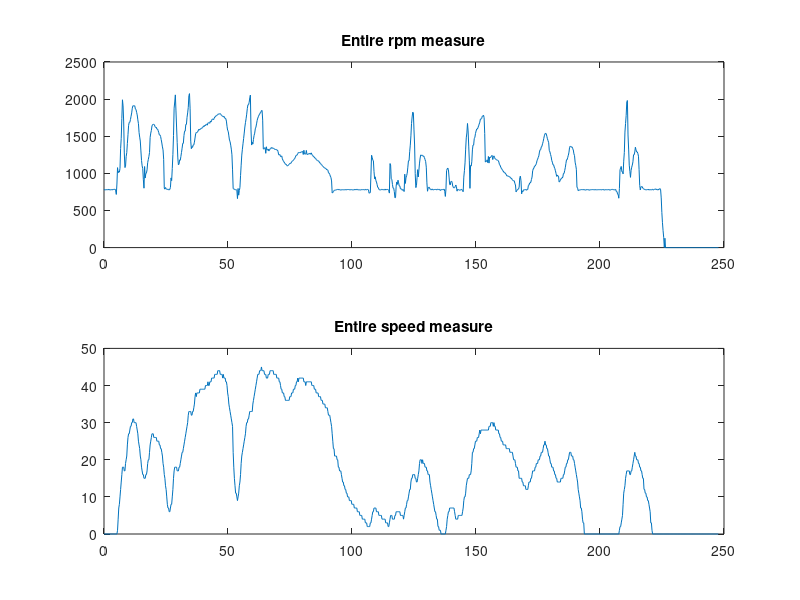
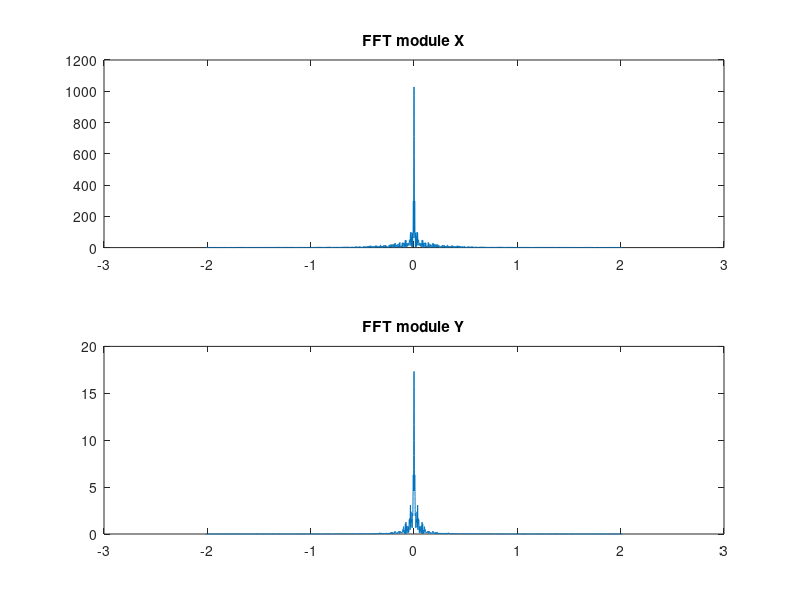

MATLAB code to generate these figures, in order:
% this measures are taken with Tc not fixed and should be 1000 samples
% ema

clear
clc
close all

% Get data from the txt file created by phone

X = load('24-12-17_17-49-54_rpm_measure_converted.txt');

Y = load('24-12-17_17-49-54_speed_measure_converted.txt');

if (size(X,1)~=size(Y,1))
    display('Different number of samples');
    return
end

L = size(X,1);          % number of samples
Ts = 0.248;             % sampling period, in s (approx.)
fs = 1/Ts;          
t = (0:L-1)*Ts;         % Time vector

figure(1)
subplot(2,1,1)
plot(t,X)
title('Entire rpm measure')

figure(1)
subplot(2,1,2)
plot(t,Y)
title('Entire speed measure')

% Compute spectrum

NFFT = 10*numel(X);

f = linspace(-fs/2,fs/2,NFFT);

Xfft = fft(X,NFFT)/L;
figure (2)
subplot(2,1,1)
plot(f,fftshift(((abs(Xfft)))))
title ('FFT module X');

Yfft = fft(Y,NFFT)/L;
figure (2)
subplot(2,1,2)
plot(f,fftshift(((abs(Yfft)))))
title ('FFT module Y');